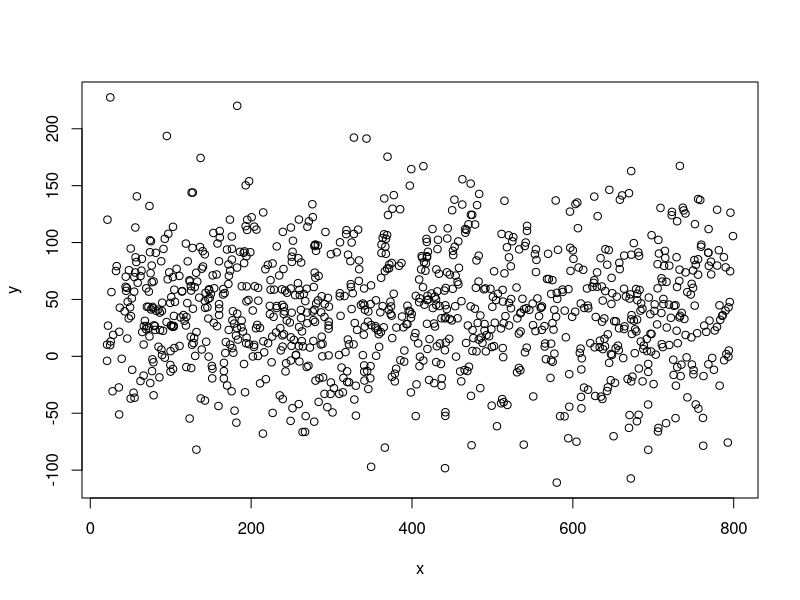
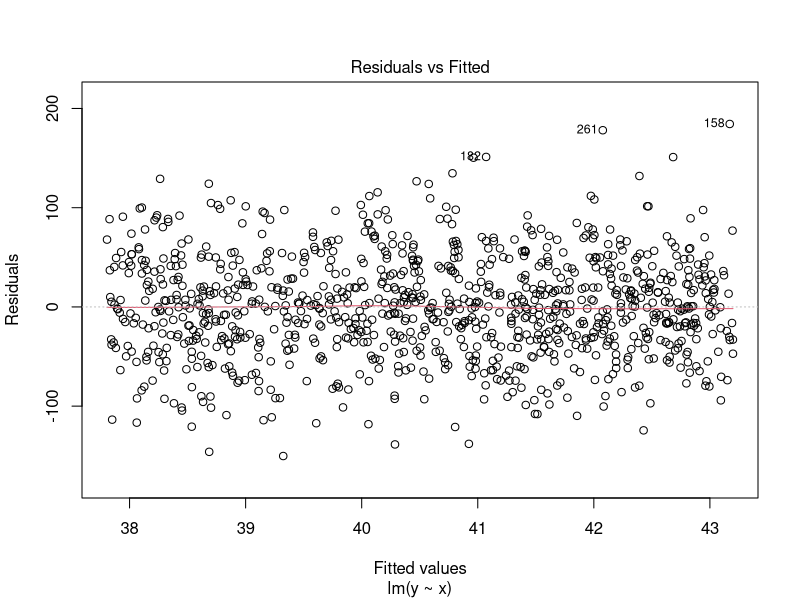
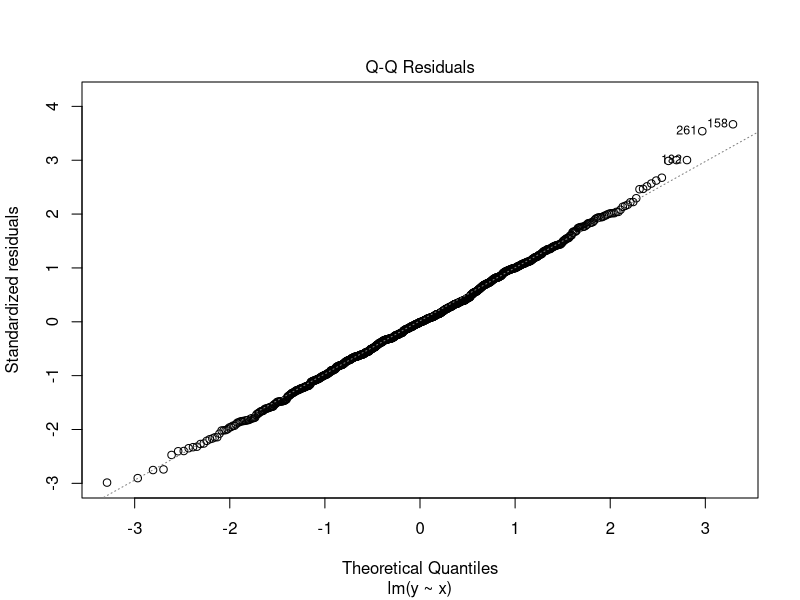
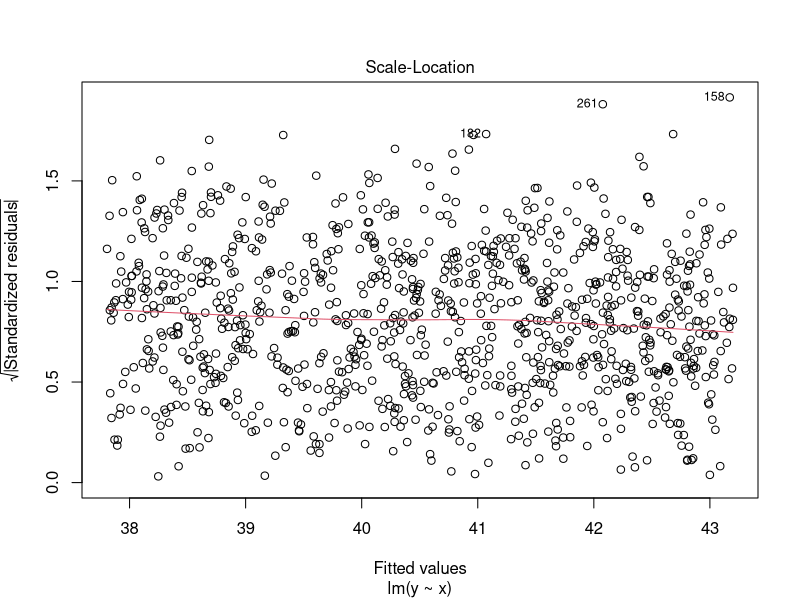
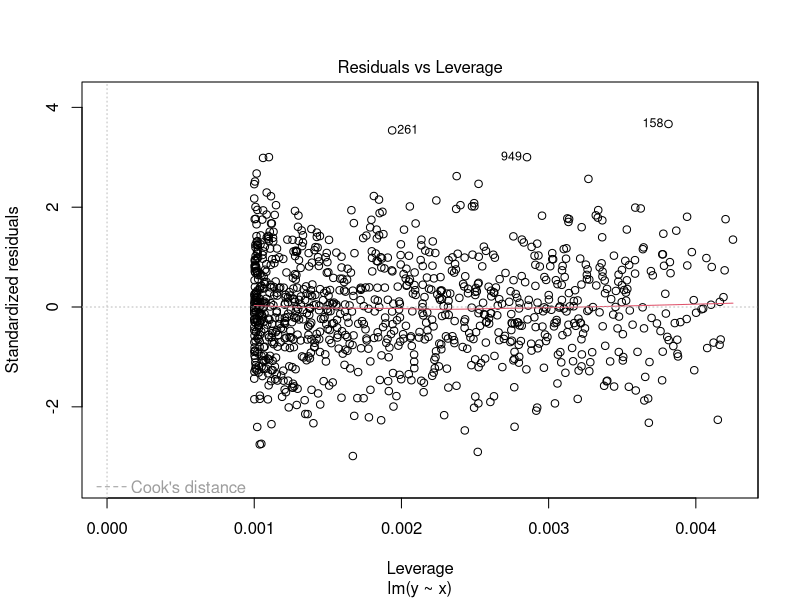
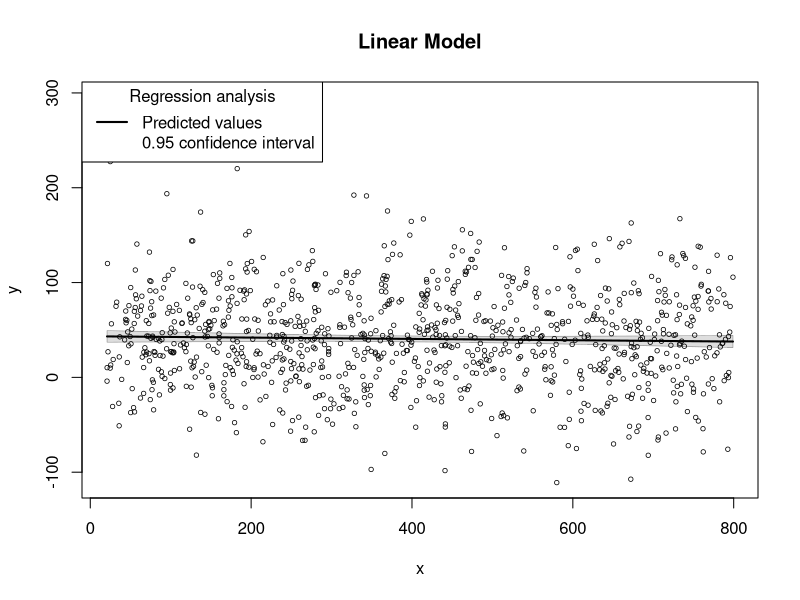
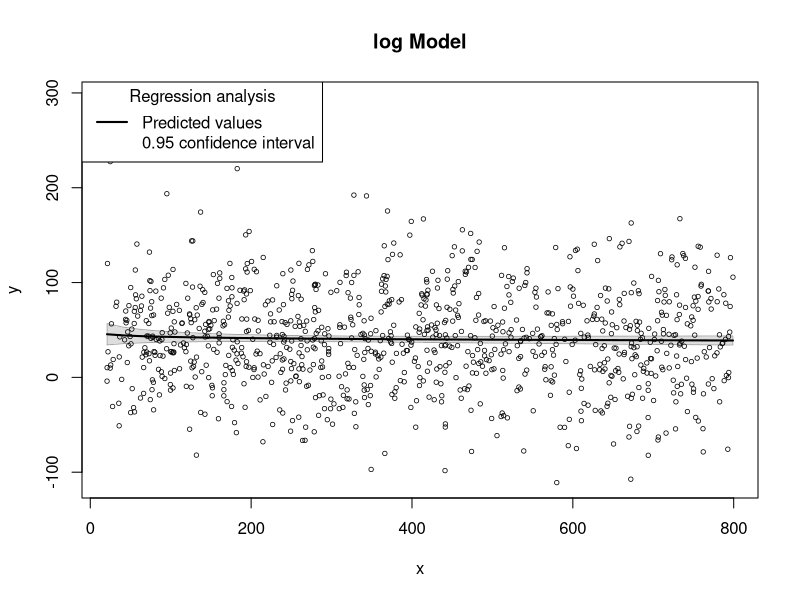
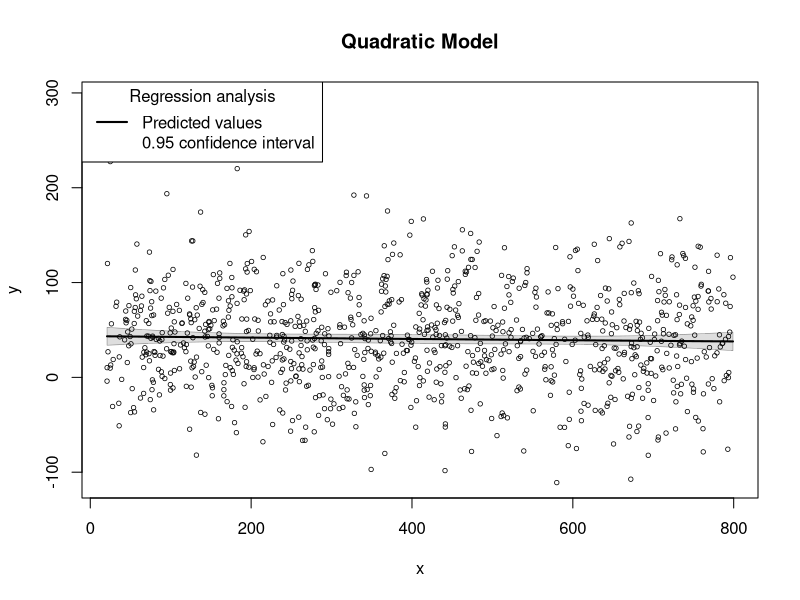

The R script that drew these images, in order:
## Paul Johnson
## 2015-04-01

## Lets generate some data that has the "true" model
## y = b0 + b1 log(x) + e
##
## And then see how well we can detect that.


set.seed(234234)
b0 <- 40; b1 <- -0.05; stde <- 50

enorm <- rnorm(1000, m = 0, sd = 1)

e <- stde * enorm ## same as rnorm(1000, m = 0, sd = stde)
x <- runif(1000, min = 20, max = 800)
y <- b0 + b1 * log(x) + e

dat <- data.frame(x, y, e)
rm(x, y, e)


plot(y ~ x, dat)



m1 <- lm(y ~ x, data = dat)
summary(m1)

m2 <- lm(y ~ log(x), data = dat)
summary(m2)

summary(m1)$r.square < summary(m2)$r.square
plot(m1)


m3 <- lm(y ~ poly(x, 2), data = dat)
summary(m3)

library(rockchalk)
m1pc <- plotCurves(m1, plotx = "x", interval = "confidence", main = "Linear Model")
m2pc <- plotCurves(m2, plotx = "x", interval = "confidence", main = "log Model")
m3pc <- plotCurves(m3, plotx = "x", interval = "confidence", main = "Quadratic Model")

plotCurves(m1, plotx = "x", interval = "confidence", main = "Linear Model")
lines(fit ~ x, m2pc$newdata, col = "red")
lines(fit ~ x, m3pc$newdata, col = "green")

plot(m2pc$newdata$fit ~ m3pc$newdata$fit)

plotCurves(m1, plotx = "x", interval = "confidence", main = "Linear Model", ylim = c(38, 44))
lines(fit ~ x, m2pc$newdata, col = "red")
lines(fit ~ x, m3pc$newdata, col = "green")



e2 <-  0.5*stde * enorm
dat$y2 <- b0 + b1 * log(dat$x) + e2


m11 <- lm(y2 ~ x, data = dat)
summary(m11)
m12 <- lm(y2 ~ log(x), data = dat)
summary(m12)
m13 <- lm(y2 ~ poly(x,2), data = dat)
summary(m13)




## Experiment tuning up b1
## b1 <- 0.05  
b1 <- -5.5;
b1 <- -50;

e2 <-  0.5*stde * enorm
dat$y3 <- b0 + b1 * log(dat$x) + e2


m21 <- lm(y3 ~ x, data = dat)
summary(m21)

m22 <- lm(y3 ~ log(x), data = dat)
summary(m22)

m23 <- lm(y3 ~ poly(x, 2), data = dat)
summary(m23)


m21pc <- plotCurves(m21, plotx = "x")
m22pc <- plotCurves(m22, plotx = "x")
m23pc <- plotCurves(m23, plotx = "x")


plot(m21)
plot(m22)
plot(m23)

m21pc <- plotCurves(m21, plotx = "x")
lines(fit ~ x, m22pc$newdata, col = "green", lwd = 3)
lines(fit ~ x, m23pc$newdata, col = "red", lwd = 4)






## What if range of x is shorter?

## Before I had this:
## x <- runif(1000, min = 20, max = 800)

## Now take
dat$x <- runif(1000, min = 1, max = 10)

b1 <- -50;

e2 <-  0.5*stde * enorm
dat$y3 <- b0 + b1 * log(dat$x) + e2


m31 <- lm(y3 ~ x, data = dat)
summary(m31)

m32 <- lm(y3 ~ log(x), data = dat)
summary(m32)

m33 <- lm(y3 ~ poly(x, 2), data = dat)
summary(m33)


m31pc <- plotCurves(m31, plotx = "x")
m32pc <- plotCurves(m32, plotx = "x")
m33pc <- plotCurves(m33, plotx = "x")


plot(m31)
plot(m32)
plot(m33)

m31pc <- plotCurves(m31, plotx = "x")
lines(fit ~ x, m32pc$newdata, col = "green", lwd = 3)
lines(fit ~ x, m33pc$newdata, col = "red", lwd = 4)



## Maybe less noise, smaller coefficient?
b1 <- -20;

e3 <-  0.25*stde * enorm
dat$y4 <- b0 + b1 * log(dat$x) + e3


m41 <- lm(y4 ~ x, data = dat)
summary(m41)

m42 <- lm(y4 ~ log(x), data = dat)
summary(m42)

m43 <- lm(y4 ~ poly(x, 2), data = dat)
summary(m43)


m41pc <- plotCurves(m41, plotx = "x")
m42pc <- plotCurves(m42, plotx = "x")
m43pc <- plotCurves(m43, plotx = "x")


plot(m41)
plot(m42)
plot(m43)

m41pc <- plotCurves(m41, plotx = "x")
lines(fit ~ x, m42pc$newdata, col = "green", lwd = 3)
lines(fit ~ x, m43pc$newdata, col = "red", lwd = 4)
